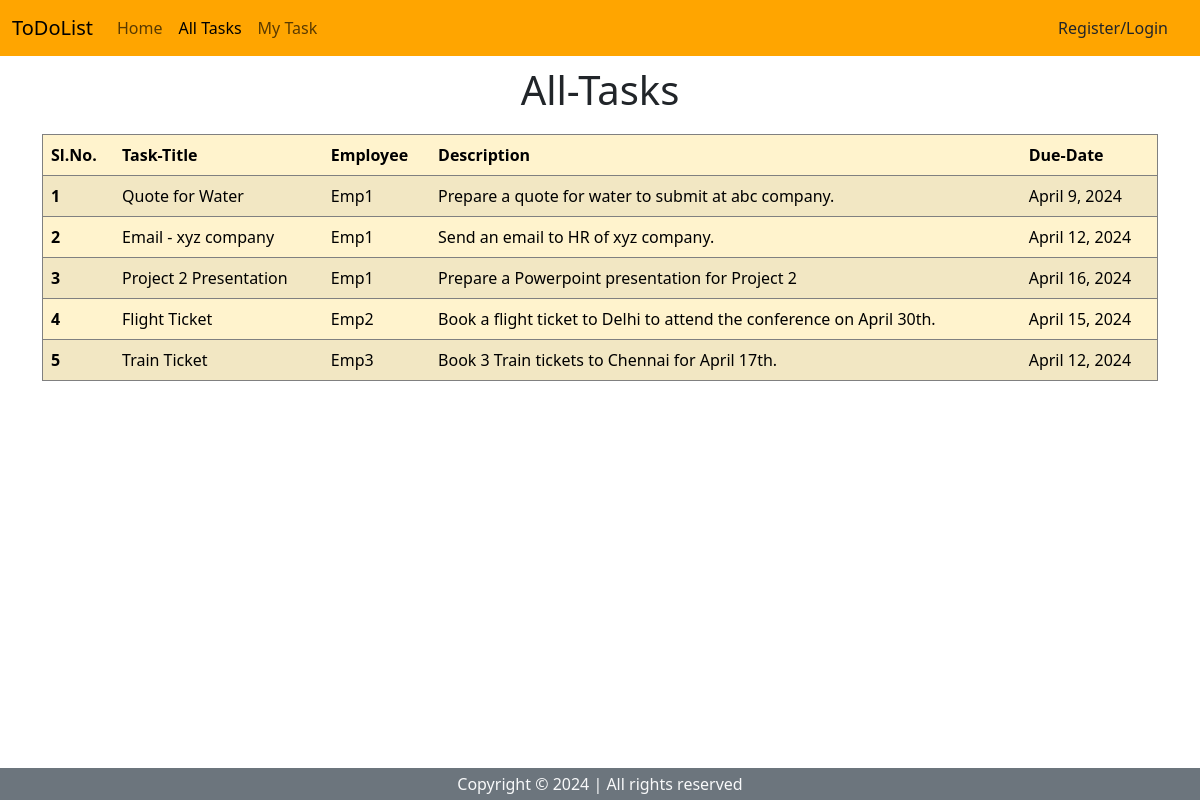
The app's page /frontend/All_Tasks_users/ with its own data.
### backend/models.py (models this page shows)
class taskDB(models.Model):
    Task_Title = models.CharField(max_length=100,null=True,blank=True)
    Employee = models.CharField(max_length=100,null=True,blank=True)
    Description = models.TextField(max_length=500,null=True,blank=True)
    Due_date= models.DateField(null=True)

### frontend/views.py (the view)
# urls.py: path('All_Tasks_users/',views.All_Tasks_users,name="All_Tasks_users"),
def All_Tasks_users(request):
    data = taskDB.objects.all()
    return render(request,"all_tasks.html",{'data':data})

### frontend/templates/all_tasks.html (shortened to what this page needs)
<!doctype html>
<html lang="en">
  <head>
    <link href="https://cdn.jsdelivr.net/npm/bootstrap@5.3.2/dist/css/bootstrap.min.css" rel="stylesheet">
  </head>
  <body>
  <nav class="navbar navbar-expand-lg " style="background-color: #FFA500;">
  <div class="container-fluid">
    <a class="navbar-brand mb-0 h1" href="#">ToDoList</a>
    <div class="collapse navbar-collapse" id="navbarSupportedContent">
      <ul class="navbar-nav me-auto mb-2 mb-lg-0">
        <li class="nav-item">
          <a class="nav-link " aria-current="page" href="{% url 'User_Home_Page' %}">Home</a>
        </li>
        <li class="nav-item">
          <a class="nav-link active" href="{% url 'All_Tasks_users' %}">All Tasks</a>
        </li>
          <li class="nav-item">
          <a class="nav-link" href="{% url 'my_tasks' my_name=request.session.Name %}">My Task</a>
        </li>
      </ul>
        <div>
      <form class="d-flex" role="search">
        {% if request.session.Name %}
          <div>
        <button class="btn btn-outline-success text-light" type="submit">Log-out</button>
              </div>
        {% else %}
        <div style="margin-right:20px">
            <a>Register/Login</a>
              </div>
        {% endif %}
      </form>
            </div>
    </div>
  </div>
</nav>
    <h1 class="text-center" style="margin-top:10px">All-Tasks</h1>
  <div class="container" style="margin-top:20px">
  <table class="table table-hover table-warning table-striped" style="border:solid 1px gray">
  <thead>
    <tr>
      <th scope="col">Sl.No.</th>
      <th scope="col">Task-Title</th>
      <th scope="col">Employee</th>
      <th scope="col">Description</th>
      <th scope="col">Due-Date</th>
    </tr>
  </thead>
  <tbody>
  {% for d in data %}
    <tr>
      <th scope="row">{{forloop.counter}}</th>
      <td>{{d.Task_Title}}</td>
      <td>{{d.Employee}}</td>
      <td>{{d.Description}}</td>
      <td>{{d.Due_date}}</td>
    </tr>
  {% endfor %}
  </tbody>
</table>
    </div>
  <footer>
    <p class="text-center bg-secondary text-light fixed-bottom my-0 py-1">
        Copyright &copy; 2024 | All rights reserved
    </p>
</footer>
  </body>
</html>

### records on screen
taskDB: Task_Title "Quote for Water", Employee "Emp1", Description "Prepare a quote for water to submit at abc company.", Due_date "April 9, 2024"
taskDB: Task_Title "Email - xyz company", Employee "Emp1", Description "Send an email to HR of xyz company.", Due_date "April 12, 2024"
taskDB: Task_Title "Project 2 Presentation", Employee "Emp1", Description "Prepare a Powerpoint presentation for Project 2", Due_date "April 16, 2024"
taskDB: Task_Title "Flight Ticket", Employee "Emp2", Description "Book a flight ticket to Delhi to attend the conference on April 30th.", Due_date "April 15, 2024"
taskDB: Task_Title "Train Ticket", Employee "Emp3", Description "Book 3 Train tickets to Chennai for April 17th.", Due_date "April 12, 2024"
